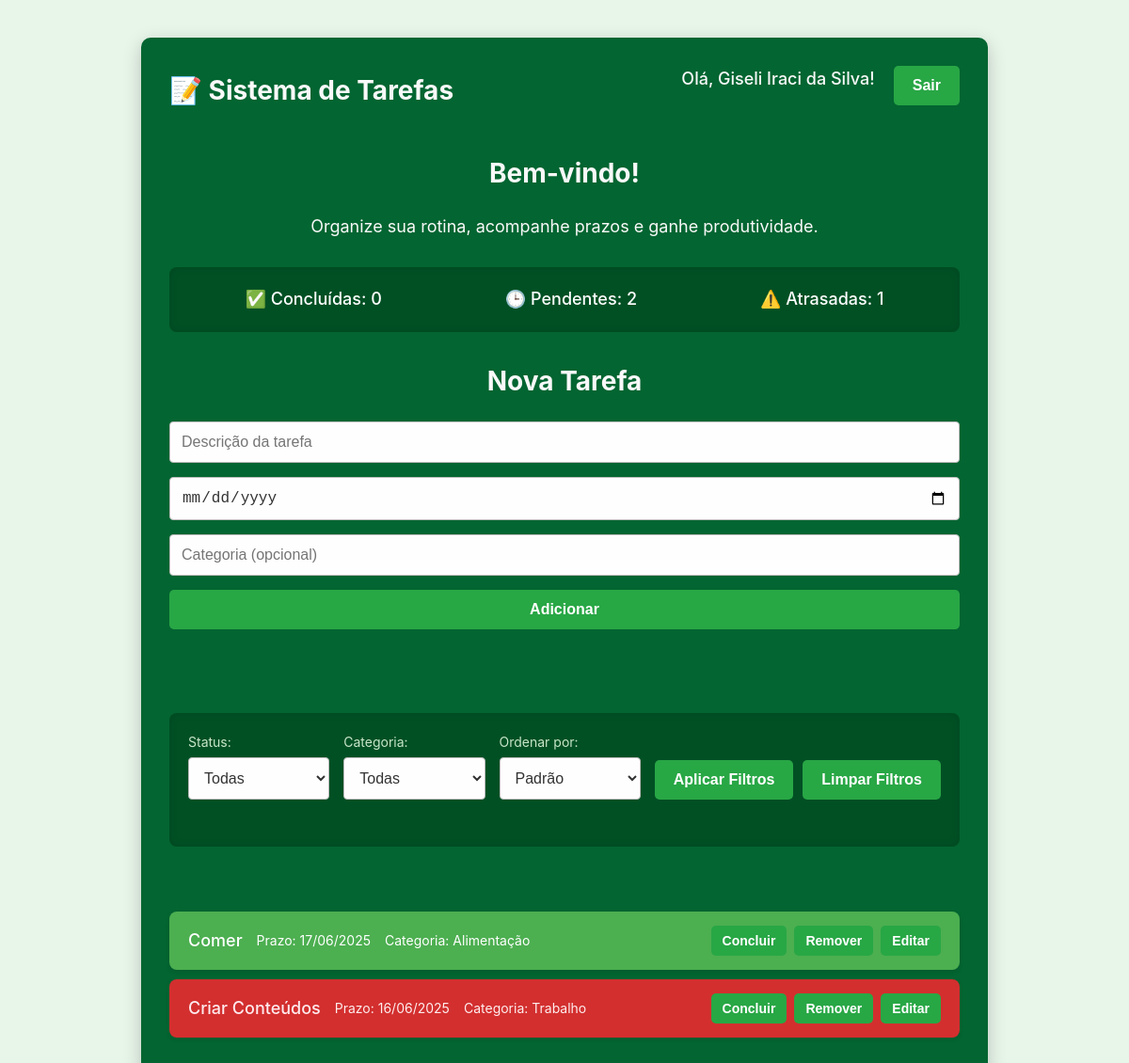
The app's page /tarefas (signed in) with its own data.
### app.py (models this page shows, shortened)
class Usuario(UserMixin, db.Model):
    id = db.Column(db.Integer, primary_key=True)
    nome = db.Column(db.String(100), nullable=False)
    email = db.Column(db.String(120), unique=True, nullable=False)
    senha_hash = db.Column(db.String(128), nullable=False)
    tarefas = db.relationship('Tarefa', backref='usuario', lazy=True)

class Tarefa(db.Model):
    id = db.Column(db.Integer, primary_key=True)
    usuario_id = db.Column(db.Integer, db.ForeignKey('usuario.id'), nullable=False)
    titulo = db.Column(db.String(120), nullable=False)  # Mudado de 'descricao' para 'titulo' para consistência
    prazo = db.Column(db.Date)
    categoria = db.Column(db.String(50))
    concluida = db.Column(db.Boolean, default=False)

### app.py (the view, shortened to what this page needs)
@app.route("/tarefas")  # Rota duplicada removida
@login_required  # Adicionado para garantir que apenas usuários logados vejam a home com as tarefas reais
def home():
    data_hoje = date.today()
    query_tarefas = Tarefa.query.filter_by(usuario_id=current_user.id)
    filtro = request.args.get("filtro", "todas")
    categoria_filtro = request.args.get("categoria", "")
    ordenar_por = request.args.get("ordenar", "")
    if filtro == "pendentes":
        query_tarefas = query_tarefas.filter_by(concluida=False)
    elif filtro == "concluidas":
        query_tarefas = query_tarefas.filter_by(concluida=True)
    if categoria_filtro and categoria_filtro != "todas":
        query_tarefas = query_tarefas.filter_by(categoria=categoria_filtro)
    if ordenar_por == "prazo":
        query_tarefas = query_tarefas.order_by(Tarefa.prazo.asc())
    elif ordenar_por == "descricao":
        query_tarefas = query_tarefas.order_by(Tarefa.titulo.asc())
    else:
        query_tarefas = query_tarefas.order_by(Tarefa.id.desc())
    tarefas = query_tarefas.all()  # Executar a query e obter as tarefas filtradas
    todas_as_tarefas_do_usuario = Tarefa.query.filter_by(usuario_id=current_user.id).all()
    categorias = sorted({t.categoria for t in todas_as_tarefas_do_usuario if t.categoria})
    total_concluidas = Tarefa.query.filter_by(
        usuario_id=current_user.id,
        concluida=True
    ).count()
    total_pendentes = Tarefa.query.filter_by(
        usuario_id=current_user.id,
        concluida=False
    ).count()
    total_atrasadas = Tarefa.query.filter(
        and_(
            Tarefa.usuario_id == current_user.id,
            Tarefa.concluida.is_(False),
            Tarefa.prazo < data_hoje
        )
    ).count()
    categorias = db.session.query(Tarefa.categoria).filter(
        Tarefa.usuario_id == current_user.id,
        Tarefa.categoria.isnot(None)  # Garante que não pega categorias nulas
    ).distinct().order_by(Tarefa.categoria).all()
    categorias = [c[0] for c in categorias if c[0]]  # Extrai os nomes das categorias da tupla
    return render_template(
        "index.html",
        tarefas=tarefas,
        total_concluidas=total_concluidas,
        total_pendentes=total_pendentes,
        total_atrasadas=total_atrasadas,
        filtro=filtro,
        categoria_filtro=categoria_filtro,
        data_hoje=data_hoje,
        categorias=categorias
    )

### app.py (called while the page is built)
@login_manager.user_loader
def load_user(user_id):
    return Usuario.query.get(int(user_id))

### templates/index.html (shortened to what this page needs)
<!DOCTYPE html>
<html lang="pt-BR">
<head>
    <link rel="stylesheet" href="{{ url_for('static', filename='style.css') }}">
</head>
<body>
    <div class="container">
        <div class="header-top">
            <h1>📝 Sistema de Tarefas</h1>
            {% if not current_user.is_authenticated %}
            <div style="display: flex; gap: 10px;">
                <a href="{{ url_for('login') }}"><button>Entrar</button></a>
                <a href="{{ url_for('cadastro') }}"><button>Cadastrar</button></a>
            </div>
            {% else %}
            <div style="display: flex; gap: 10px;">
                <p>Olá, {{ current_user.nome }}!</p>
                <form action="{{ url_for('logout') }}" method="post">
                    <button type="submit">Sair</button>
                </form>
            </div>
            {% endif %}
        </div>
        <h2>Bem-vindo!</h2>
        <p>Organize sua rotina, acompanhe prazos e ganhe produtividade.</p>
        <br>
        <div class="contadores">
            <p>✅ Concluídas: {{ total_concluidas }}</p>
            <p>🕒 Pendentes: {{ total_pendentes }}</p>
            <p>⚠️ Atrasadas: {{ total_atrasadas }}</p>
        </div>
        {% if current_user.is_authenticated %}
        <h2 style="margin-top: 30px;">Nova Tarefa</h2>
        <form action="{{ url_for('adicionar') }}" method="post">
            <input type="text" name="tarefa" placeholder="Descrição da tarefa" required>
            <input type="date" name="prazo">
            <input type="text" name="categoria" placeholder="Categoria (opcional)">
            <button type="submit">Adicionar</button>
        </form>
        {% else %}
        <p style="text-align: center; margin-top: 40px;">
            <strong>Deseja salvar suas tarefas?</strong><br>
            <a href="{{ url_for('cadastro') }}"><button>Criar Conta</button></a>
            <a href="{{ url_for('login') }}"><button>Entrar</button></a>
        </p>
        {% endif %}
        <br>
        <div class="filtros">
            <form method="get" class="filtros-form">
                <div class="campo">
                    <label for="filtro">Status:</label>
                    <select name="filtro" id="filtro">
                        <option value="todas" {% if filtro=='todas' %}selected{% endif %}>Todas</option>
                    </select>
                </div>
                <div class="campo">
                    <label for="categoria">Categoria:</label>
                    <select name="categoria" id="categoria">
                        <option value="">Todas</option>
                    </select>
                </div>
                <div class="campo">
                    <label for="ordenar">Ordenar por:</label>
                    <select name="ordenar" id="ordenar">
                        <option value="">Padrão</option>
                    </select>
                </div>
                <div class="botao-limpar">
                    <button type="submit" class="aplicar-filtros">Aplicar Filtros</button>
                    <button type="button" class="limpar-filtros"
                        onclick="window.location.href='{{ url_for('home') }}' ">Limpar Filtros</button>
                </div>
            </form>
        </div><br>
        <ul>
            {% for tarefa in tarefas %}
            {% set classe = "" %}
            {% if tarefa.concluida %}
            {% set classe = "tarefa-concluida" %}
            {% elif tarefa.prazo and tarefa.prazo < data_hoje %} {% set classe="atrasada" %} {% else %} {% set
                classe="tarefa-pendente" %} {% endif %} <li class="{{ classe }}">
                <div class="info-tarefa">
                    {% if tarefa.concluida %}
                    <span class="descricao"><s>{{ tarefa.titulo }}</s></span>
                    {% else %}
                    <span class="descricao">{{ tarefa.titulo }}</span>
                    {% endif %}
                    {% if tarefa.prazo %}
                    <small>Prazo: {{ tarefa.prazo.strftime('%d/%m/%Y') }}</small>
                    {% endif %}
                    {% if tarefa.categoria %}
                    <small>Categoria: {{ tarefa.categoria }}</small>
                    {% endif %}
                </div>
                {% if current_user.is_authenticated %}
                <div class="botoes">
                    {% if not tarefa.concluida %}
                    <form action="{{ url_for('concluir', tarefa_id=tarefa.id) }}" method="post">
                        <button type="submit">Concluir</button>
                    </form>
                    {% else %}
                    <form action="{{ url_for('desfazer', tarefa_id=tarefa.id) }}" method="post">
                        <button type="submit">Desfazer</button>
                    </form>
                    {% endif %}
                    <form action="{{ url_for('remover', tarefa_id=tarefa.id) }}" method="post">
                        <button type="submit">Remover</button>
                    </form>
                    <form action="{{ url_for('editar', tarefa_id=tarefa.id) }}" method="get">
                        <button type="submit">Editar</button>
                    </form>
                </div>
                {% endif %}
                </li>
                {% else %}
                <p style="text-align: center;">Nenhuma tarefa encontrada. Adicione uma nova!</p>
                {% endfor %}
        </ul>
    </div>
</body>
</html>

### static/style.css (style rules this page uses)
* { margin: 0; padding: 0; box-sizing: border-box; }
body { font-family: 'Inter', sans-serif; font-size: 18px; line-height: 1.6; background-color: #e8f5e9; color: #333; display: flex; justify-content: center; padding: 20px; min-height: 100vh; align-items: flex-start; }
.container { max-width: 900px; width: 100%; padding: 30px; margin: 20px auto; background-color: #036531; border-radius: 10px; box-shadow: 0 6px 20px rgba(0, 0, 0, 0.2); }
h1, h2 { font-size: 28px; margin-bottom: 20px; text-align: center; color: #f9f9f9; }
.header-top { display: flex; justify-content: space-between; align-items: center; margin-bottom: 20px; flex-wrap: wrap; gap: 10px; }
.header-top p { color: #f9f9f9; font-size: 18px; font-weight: 500; margin-right: 10px; }
.container>p { color: #f9f9f9 !important; text-align: center; }
form { display: flex; flex-direction: column; gap: 15px; margin-bottom: 30px; }
input[type="text"], input[type="date"], select, input[type="email"], input[type="password"] { font-size: 16px; padding: 12px; border: 1px solid #bbb; border-radius: 4px; color: #333; background-color: #fefefe; width: 100%; }
button { background-color: #28A745; color: white; border: none; padding: 12px 20px; border-radius: 5px; cursor: pointer; font-size: 16px; transition: background-color 0.3s ease, transform 0.1s ease; font-weight: 600; }
.contadores { display: flex; justify-content: space-around; align-items: center; flex-wrap: wrap; margin-bottom: 30px; padding: 15px; background-color: #015024; border-radius: 8px; box-shadow: inset 0 0 10px rgba(0, 0, 0, 0.1); }
.contadores p { font-size: 18px; font-weight: 500; margin: 5px 10px; color: white; }
ul { list-style: none; padding: 0; margin-top: 20px; }
li { background-color: #015024; margin-bottom: 10px; padding: 15px 20px; border-radius: 8px; display: flex; flex-wrap: wrap; justify-content: space-between; align-items: center; box-shadow: 0 2px 5px rgba(0, 0, 0, 0.1); color: #f9f9f9; transition: background-color 0.3s ease, transform 0.2s ease, box-shadow 0.2s ease; }
li .info-tarefa { display: flex; flex-wrap: wrap; align-items: center; gap: 15px; flex-grow: 1; margin-right: 10px; padding: 0; margin-top: 0; margin-bottom: 0; }
li .descricao { font-weight: 500; font-size: 18px; padding: 0; margin: 0; }
li small { font-size: 14px; color: #ffffff; padding: 0; margin: 0; }
.botoes { display: flex; flex-direction: row; gap: 8px; flex-wrap: wrap; align-items: center; padding: 0; margin-top: 0; margin-bottom: 0; }
.botoes form { display: flex; align-items: center; margin: 0; padding: 0; }
.botoes button { background-color: #28A745; color: white; padding: 8px 12px; border-radius: 5px; font-size: 14px; cursor: pointer; transition: background-color 0.3s ease; margin: 0; }
.tarefa-pendente { background-color: #4CAF50; color: #ffffff; }
.tarefa-pendente small { color: #ffffff; }
.atrasada { background-color: #d32f2f; color: #ffebee; }
.atrasada small { color: #ffeeee; }
.filtros { background-color: #015024; padding: 20px; border-radius: 8px; margin-top: 30px; margin-bottom: 20px; box-shadow: inset 0 0 10px rgba(0, 0, 0, 0.1); }
.filtros-form { display: flex; flex-direction: row; flex-wrap: wrap; justify-content: space-between; align-items: flex-end; gap: 15px; }
.filtros-form .campo { display: flex; flex-direction: column; flex: 1; min-width: 150px; }
.filtros-form label { font-size: 14px; margin-bottom: 5px; color: #c8e6c9; }
.filtros-form select, .filtros-form input[type="text"] { width: 100%; }
.botao-limpar { display: flex; align-items: flex-end; margin-top: 0; gap: 10px; }
.filtros-form button[type="submit"] { background-color: #28A745; padding: 12px 20px; }

### records on screen
Usuario: nome "Giseli Iraci da Silva"
Tarefa: titulo "Comer", prazo "17/06/2025", categoria "Alimentação"
Tarefa: titulo "Criar Conteúdos", prazo "16/06/2025", categoria "Trabalho"

### other values on screen
{{ total_concluidas }} "0"
{{ total_pendentes }} "2"
{{ total_atrasadas }} "1"
